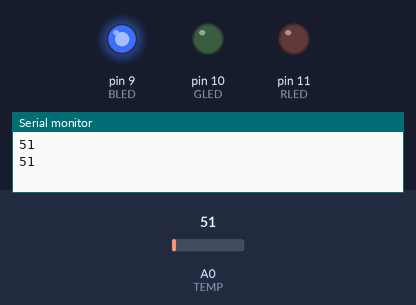
Simulated run of this sketch. Board: Arduino Uno, built with avr-gcc and run on an emulated ATmega328P. Shown: output pins drawn as LEDs (lit = HIGH), the last lines printed to the serial monitor. The test bench sets the inputs (shaded band); at power-on: A0 (TEMP) = 51.

Above: at 2.8 s.
2.9 s: A0 (TEMP) set to 57
At 7.1 s:
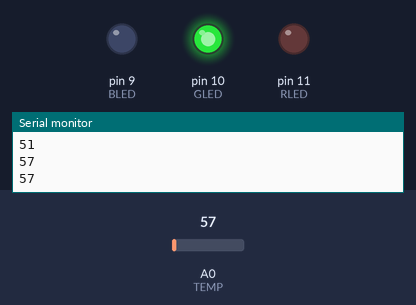
7.5 s: A0 (TEMP) set to 71
At 11.2 s:
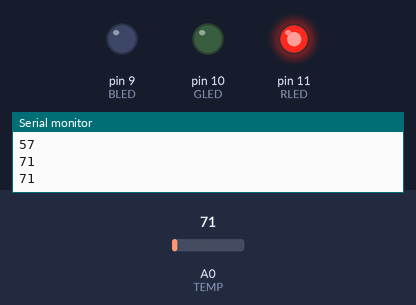
11.5 s: A0 (TEMP) set to 61
At 14.4 s:
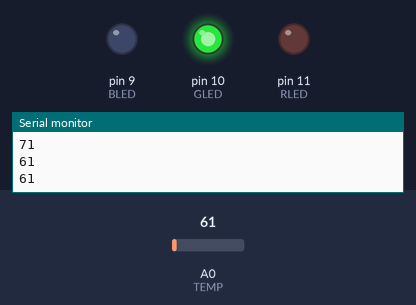
15.5 s: A0 (TEMP) set to 86
At 18.6 s:
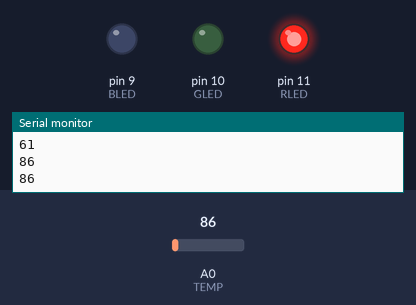
Timing chart, 0 to 20.1 s (numbered marks = the images above; inputs shaded):
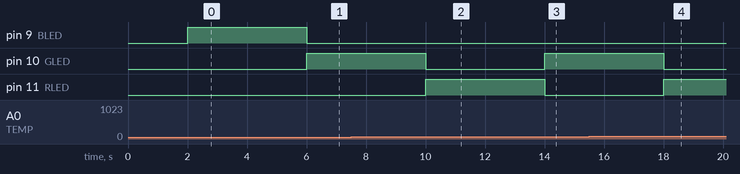

The sketch:

TEMP_indicatorRGB.ino
```cpp
const int BLED=9; //Контакт 9 для вывода BLUE RGB
const int GLED=10; //Контакт 10 для вывода GREEN RGB
const int RLED=11; //Контакт 11 для вывода Красного RGB
const int TEMP=0; // A0 для датчика температуры
const int LOWER_BOUND=53; // Нижний порог
const int UPPER_BOUND=62; // Верхний порог
int val = 0; //переменная для чтения аналогового значения

void setup() {
 pinMode (BLED, OUTPUT);
 pinMode (GLED, OUTPUT);
 pinMode (RLED, OUTPUT);
 Serial.begin(9600);
}

void loop() {
val = analogRead(TEMP);
Serial.println(val);
delay (2000);
if (val<=LOWER_BOUND)
  {
    digitalWrite(RLED,LOW);
    digitalWrite(GLED,LOW);
    digitalWrite(BLED,HIGH);
  }

  else if (val>UPPER_BOUND)
  {
    digitalWrite(RLED,HIGH);
    digitalWrite(GLED,LOW);
    digitalWrite(BLED,LOW);
  }
 else
 {
    digitalWrite(RLED,LOW);
    digitalWrite(GLED,HIGH);
    digitalWrite(BLED,LOW);
 }
}
```

Measured:
- the behaviour switches between 53 and 54 on A0 (TEMP) (found by bisection; images 0 and 1)
- after the input at 2.9 s, pin 9 (BLED): HIGH → LOW after 3.1 s; pin 10 (GLED): LOW → HIGH after 3.1 s
- after the input at 7.5 s, pin 10 (GLED): HIGH → LOW after 2.5 s; pin 11 (RLED): LOW → HIGH after 2.5 s
- after the input at 11.5 s, pin 10 (GLED): LOW → HIGH after 2.5 s; pin 11 (RLED): HIGH → LOW after 2.5 s
- after the input at 15.5 s, pin 10 (GLED): HIGH → LOW after 2.5 s; pin 11 (RLED): LOW → HIGH after 2.5 s
